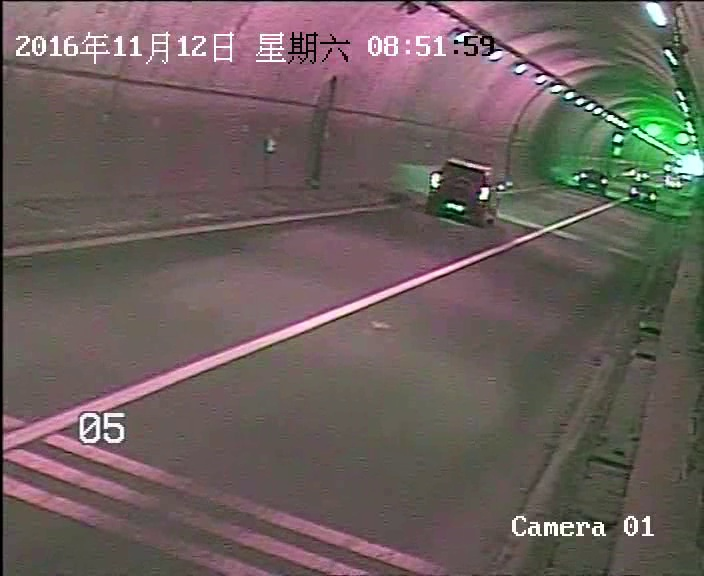
#> input picture video/1.jpg, 704 x 576 px
$ python -i kcftracker.py   (imports and definitions only)
#> lines starting #> are read from the running program, lines starting #| are printed output that depends on the picture
import numpy as np
import cv2

import fhog

# ffttools
# [4 lines left out: function fftd, not called in this run]

def real(img):
	return img[:,:,0]

def imag(img):
	return img[:,:,1]

# [23 lines left out: functions complexMultiplication, complexDivision, rearrange, not called in this run]


# recttools
def x2(rect):
	return rect[0] + rect[2]

def y2(rect):
	return rect[1] + rect[3]

def limit(rect, limit):
	if(rect[0]+rect[2] > limit[0]+limit[2]):
		rect[2] = limit[0]+limit[2]-rect[0]
	if(rect[1]+rect[3] > limit[1]+limit[3]):
		rect[3] = limit[1]+limit[3]-rect[1]
	if(rect[0] < limit[0]):
		rect[2] -= (limit[0]-rect[0])
		rect[0] = limit[0]
	if(rect[1] < limit[1]):
		rect[3] -= (limit[1]-rect[1])
		rect[1] = limit[1]
	if(rect[2] < 0):
		rect[2] = 0
	if(rect[3] < 0):
		rect[3] = 0
	return rect

# [8 lines left out: function getBorder, not called in this run]

def subwindow(img, window, borderType=cv2.BORDER_CONSTANT):
	cutWindow = [x for x in window]
	limit(cutWindow, [0,0,img.shape[1],img.shape[0]])   # modify cutWindow
	assert(cutWindow[2]>0 and cutWindow[3]>0)
	border = getBorder(window, cutWindow)
	res = img[cutWindow[1]:cutWindow[1]+cutWindow[3], cutWindow[0]:cutWindow[0]+cutWindow[2]]

	if(border != [0,0,0,0]):
		res = cv2.copyMakeBorder(res, border[1], border[3], border[0], border[2], borderType)
	return res


# KCF tracker
class KCFTracker:
	def __init__(self, hog=False, fixed_window=True, multiscale=False):
		self.lambdar = 0.0001   # regularization
		self.padding = 2.5   # extra area surrounding the target
		self.output_sigma_factor = 0.125   # bandwidth of gaussian target

		if(hog):  # HOG feature
			# VOT
			self.interp_factor = 0.012   # linear interpolation factor for adaptation
			self.sigma = 0.6  # gaussian kernel bandwidth
			# TPAMI   #interp_factor = 0.02   #sigma = 0.5
			self.cell_size = 4   # HOG cell size
			self._hogfeatures = True
		else:  # raw gray-scale image # aka CSK tracker
			self.interp_factor = 0.075
			self.sigma = 0.2
			self.cell_size = 1
			self._hogfeatures = False

		if(multiscale):
			self.template_size = 96   # template size
			self.scale_step = 1.05   # scale step for multi-scale estimation
			self.scale_weight = 0.96   # to downweight detection scores of other scales for added stability
		elif(fixed_window):
			self.template_size = 96
			self.scale_step = 1
		else:
			self.template_size = 1
			self.scale_step = 1

		self._tmpl_sz = [0,0]  # cv::Size, [width,height]  #[int,int]
		self._roi = [0.,0.,0.,0.]  # cv::Rect2f, [x,y,width,height]  #[float,float,float,float]
		self.size_patch = [0,0,0]  #[int,int,int]
		self._scale = 1.   # float
		self._alphaf = None  # numpy.ndarray    (size_patch[0], size_patch[1], 2)
		self._prob = None  # numpy.ndarray    (size_patch[0], size_patch[1], 2)
		self._tmpl = None  # numpy.ndarray    raw: (size_patch[0], size_patch[1])   hog: (size_patch[2], size_patch[0]*size_patch[1])
		self.hann = None  # numpy.ndarray    raw: (size_patch[0], size_patch[1])   hog: (size_patch[2], size_patch[0]*size_patch[1])

	def subPixelPeak(self, left, center, right):
		divisor = 2*center - right - left   #float
		return (0 if abs(divisor)<1e-3 else 0.5*(right-left)/divisor)

	# [49 lines left out: functions createHanningMats, createGaussianPeak, gaussianCorrelation, not called in this run]

	def getFeatures(self, image, inithann, scale_adjust=1.0):
		extracted_roi = [0,0,0,0]   #[int,int,int,int]
		cx = self._roi[0] + self._roi[2]/2  #float
		cy = self._roi[1] + self._roi[3]/2  #float

		if(inithann):
			padded_w = self._roi[2] * self.padding
			padded_h = self._roi[3] * self.padding

			if(self.template_size > 1):
				if(padded_w >= padded_h):
					self._scale = padded_w / float(self.template_size)
				else:
					self._scale = padded_h / float(self.template_size)
				self._tmpl_sz[0] = int(padded_w / self._scale)
				self._tmpl_sz[1] = int(padded_h / self._scale)
			else:
				self._tmpl_sz[0] = int(padded_w)
				self._tmpl_sz[1] = int(padded_h)
				self._scale = 1.

			if(self._hogfeatures):
				self._tmpl_sz[0] = int(self._tmpl_sz[0]) / (2*self.cell_size) * 2*self.cell_size + 2*self.cell_size
				self._tmpl_sz[1] = int(self._tmpl_sz[1]) / (2*self.cell_size) * 2*self.cell_size + 2*self.cell_size
			else:
				self._tmpl_sz[0] = int(self._tmpl_sz[0]) / 2 * 2
				self._tmpl_sz[1] = int(self._tmpl_sz[1]) / 2 * 2

		extracted_roi[2] = int(scale_adjust * self._scale * self._tmpl_sz[0])
		extracted_roi[3] = int(scale_adjust * self._scale * self._tmpl_sz[1])
		extracted_roi[0] = int(cx - extracted_roi[2]/2)
		extracted_roi[1] = int(cy - extracted_roi[3]/2)

		z = subwindow(image, extracted_roi, cv2.BORDER_REPLICATE)
		if(z.shape[1]!=self._tmpl_sz[0] or z.shape[0]!=self._tmpl_sz[1]):
			z = cv2.resize(z, tuple(self._tmpl_sz))

		if(self._hogfeatures):
			mapp = {'sizeX':0, 'sizeY':0, 'numFeatures':0, 'map':0}
			mapp = fhog.getFeatureMaps(z, self.cell_size, mapp)
			mapp = fhog.normalizeAndTruncate(mapp, 0.2)
			mapp = fhog.PCAFeatureMaps(mapp)
			self.size_patch = map(int, [mapp['sizeY'], mapp['sizeX'], mapp['numFeatures']])
			FeaturesMap = mapp['map'].reshape((self.size_patch[0]*self.size_patch[1], self.size_patch[2])).T   # (size_patch[2], size_patch[0]*size_patch[1])
		else:
			if(z.ndim==3 and z.shape[2]==3):
				FeaturesMap = cv2.cvtColor(z, cv2.COLOR_BGR2GRAY)   # z:(size_patch[0], size_patch[1], 3)  FeaturesMap:(size_patch[0], size_patch[1])   #np.int8  #0~255
			elif(z.ndim==2):
				FeaturesMap = z   #(size_patch[0], size_patch[1]) #np.int8  #0~255
			FeaturesMap = FeaturesMap.astype(np.float32) / 255.0 - 0.5
			self.size_patch = [z.shape[0], z.shape[1], 1]

		if(inithann):
			self.createHanningMats()  # createHanningMats need size_patch

		FeaturesMap = self.hann * FeaturesMap
		return FeaturesMap

	# [32 lines left out: functions detect, train, init, not called in this run]


	def update(self, image):
		if(self._roi[0]+self._roi[2] <= 0):  self._roi[0] = -self._roi[2] + 1
		if(self._roi[1]+self._roi[3] <= 0):  self._roi[1] = -self._roi[2] + 1
		if(self._roi[0] >= image.shape[1]-1):  self._roi[0] = image.shape[1] - 2
		if(self._roi[1] >= image.shape[0]-1):  self._roi[1] = image.shape[0] - 2

		cx = self._roi[0] + self._roi[2]/2.
		cy = self._roi[1] + self._roi[3]/2.

		loc, peak_value = self.detect(self._tmpl, self.getFeatures(image, 0, 1.0))

		if(self.scale_step != 1):
			# Test at a smaller _scale
			new_loc1, new_peak_value1 = self.detect(self._tmpl, self.getFeatures(image, 0, 1.0/self.scale_step))
			# Test at a bigger _scale
			new_loc2, new_peak_value2 = self.detect(self._tmpl, self.getFeatures(image, 0, self.scale_step))

			if(self.scale_weight*new_peak_value1 > peak_value and new_peak_value1>new_peak_value2):
				loc = new_loc1
				peak_value = new_peak_value1
				self._scale /= self.scale_step
				self._roi[2] /= self.scale_step
				self._roi[3] /= self.scale_step
			elif(self.scale_weight*new_peak_value2 > peak_value):
				loc = new_loc2
				peak_value = new_peak_value2
				self._scale *= self.scale_step
				self._roi[2] *= self.scale_step
				self._roi[3] *= self.scale_step

		self._roi[0] = cx - self._roi[2]/2.0 + loc[0]*self.cell_size*self._scale
		self._roi[1] = cy - self._roi[3]/2.0 + loc[1]*self.cell_size*self._scale

		if(self._roi[0] >= image.shape[1]-1):  self._roi[0] = image.shape[1] - 1
		if(self._roi[1] >= image.shape[0]-1):  self._roi[1] = image.shape[0] - 1
		if(self._roi[0]+self._roi[2] <= 0):  self._roi[0] = -self._roi[2] + 2
		if(self._roi[1]+self._roi[3] <= 0):  self._roi[1] = -self._roi[3] + 2
		assert(self._roi[2]>0 and self._roi[3]>0)

		x = self.getFeatures(image, 0, 1.0)
		self.train(x, self.interp_factor)

		return self._roi

>>> import cv2
>>> picture = cv2.imread('video/1.jpg', cv2.IMREAD_GRAYSCALE)
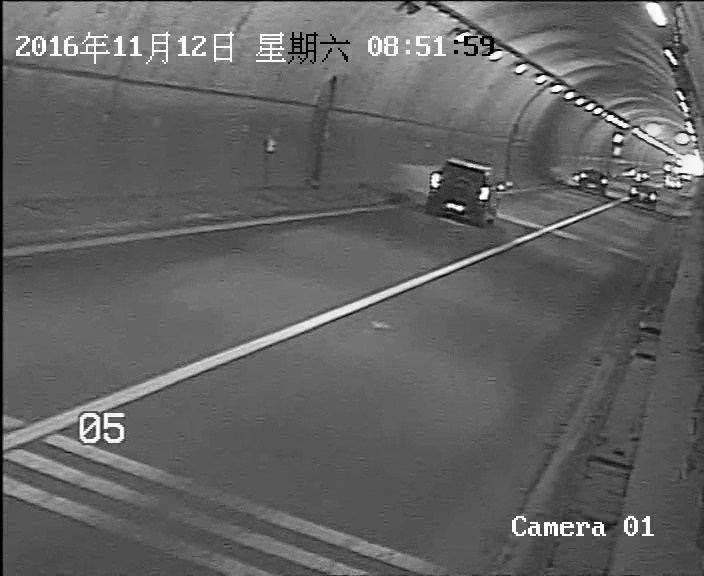
#> picture: shape (576, 704); min 0, max 255, mean 98.9
>>> result = KCFTracker().update(picture)
#> (the run stopped early here; a loop or call above may not have finished)
